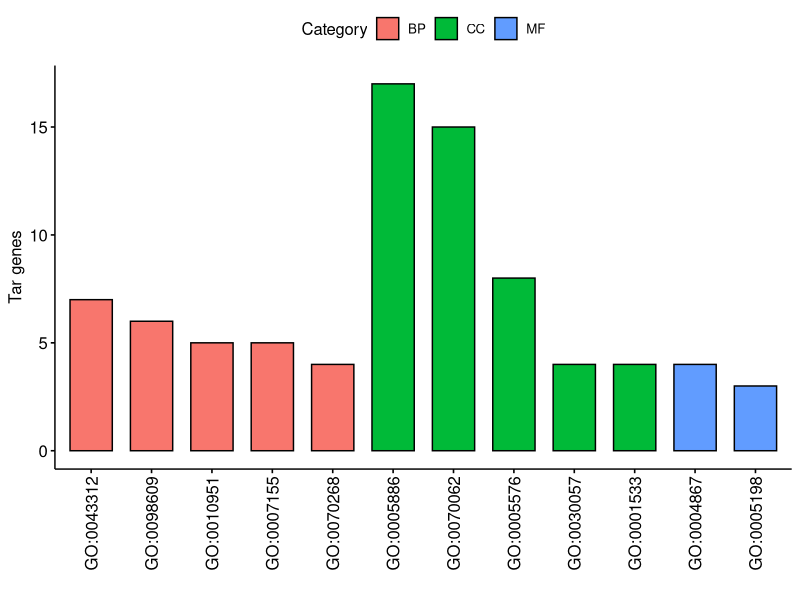

Source code (R):
## ---- chunk 1
allGo <- data.frame(
    ID = c(
        "GO:0043312", "GO:0098609", "GO:0010951", "GO:0007155", "GO:0070268", "GO:0005886", "GO:0070062",
        "GO:0005576", "GO:0030057", "GO:0001533", "GO:0004867", "GO:0005198"
    ),
    Count = c(7, 6, 5, 5, 4, 17, 15, 8, 4, 4, 4, 3),
    Category = c("BP", "BP", "BP", "BP", "BP", "CC", "CC", "CC", "CC", "CC", "MF", "MF")
)
# plot
library(ggpubr)

p <- ggbarplot(
    data = allGo, x = "ID", y = "Count", fill = "Category",
    # palette = c("")
    sort.by.groups = T,
    xlab = "", ylab = "Tar genes"
)
ggpar(p, x.text.angle = 90)
